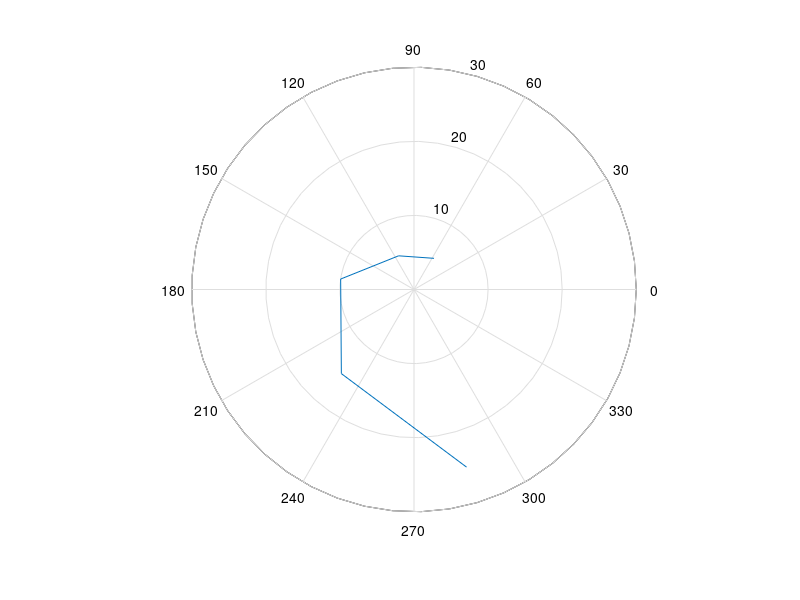

Recreate this plot in MATLAB.
%Homework 3/27 Problem 1a: Fibonacci sequence

%Ask for the first two numbers in the sequence
num1=input('Enter the first number of the sequence\n');
num2=input('Enter the second number of the sequence\n');
%Ask the user for how many elements they would like to find
howmany=input('How any elements would you like to find?\n');

%Define the first two values and create a function
fibseq(1)=num1;
fibseq(2)=num2;

%Create for loop and define the index as 3 until the number of elements
%specified by the user
for n=3:howmany;
    %Write formula for fibonacci sequence
    fibseq(n)=fibseq(n-1)+fibseq(n-2);
end
%Create a polar graph with the element number as the angle and the values
%of the sequence as rho
polar([1:howmany],fibseq)

%Display the Fibonacci sequence values. I transposed it into a single
%column due to personal preference, since I find it to be more readable
fibseq'
